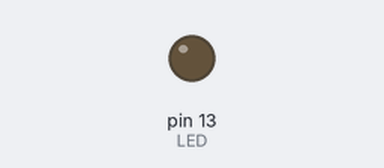
Recording of a sketch running on a simulated Arduino Uno, built with avr-gcc and run on an emulated ATmega328P. Shown: output pins drawn as LEDs (lit = HIGH). No radio packets arrive unless stated; pins used as bus, display or sensor lines are not drawn.

Above: at 1.6 s.
At 6.24 s:
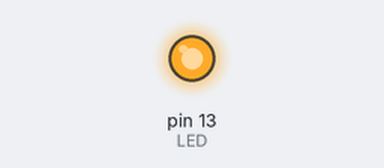
Timing chart, 0 to 7.2 s (numbered marks = the images above):
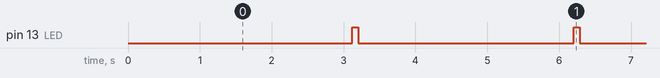

Measured:
- by itself, pin 13 (LED): alternates HIGH for 0.08 s and LOW for 3.0 s

The sketch:

Sat_Beacon.ino
```cpp
// Trav's Sat Beacon

#include <SPI.h>
#include <RH_RF95.h>

// for feather32u4
#define RFM95_CS 8
#define RFM95_RST 4
#define RFM95_INT 7
#define LED 13

// Change to 434.0 or other frequency, must match RX's freq!
#define RF95_FREQ 915.0

// Singleton instance of the radio driver
RH_RF95 rf95(RFM95_CS, RFM95_INT);

void setup()
{
  pinMode(RFM95_RST, OUTPUT);
  digitalWrite(RFM95_RST, HIGH);
  pinMode(LED, OUTPUT); //For turning on the LED
/*
//waits for the serial monitor to open to start initalisation
  Serial.begin(115200);
  while (!Serial) {
    delay(1);
  }
*/
  delay(100);
  Serial.println("Feather LoRa TX Test!");

  // manual reset
  digitalWrite(RFM95_RST, LOW);
  delay(10);
  digitalWrite(RFM95_RST, HIGH);
  delay(10);

  while (!rf95.init()) {
    Serial.println("LoRa radio init failed");
    Serial.println("Uncomment '#define SERIAL_DEBUG' in RH_RF95.cpp for detailed debug info");
    while (1);
  }
  Serial.println("LoRa radio init OK!");

  // Defaults after init are 434.0MHz, modulation GFSK_Rb250Fd250, +13dbM
  if (!rf95.setFrequency(RF95_FREQ)) {
    Serial.println("setFrequency failed");
    while (1);
  }
  Serial.print("Set Freq to: "); Serial.println(RF95_FREQ);

  // Defaults after init are 434.0MHz, 13dBm, Bw = 125 kHz, Cr = 4/5, Sf = 128chips/symbol, CRC on
  // you can set transmitter powers from 5 to 23 dBm:
  rf95.setTxPower(23, false);
}

int16_t packetnum = 0;  // packet counter, we increment per xmission

void loop()
{
  delay(3000); // Wait 1 second between transmits, could also 'sleep' here!
  Serial.println("Transmitting..."); // Send a message to rf95_server
  digitalWrite(13, HIGH); //turn on the LED

  char radiopacket[30] = "buzz satellite #      ";
  itoa(packetnum++, radiopacket+16, 10);
  Serial.print("Sending "); Serial.println(radiopacket);
  radiopacket[19] = 0;

  Serial.println("Sending...");
  delay(10);
  rf95.send((uint8_t *)radiopacket, 20);

  Serial.println("Waiting for packet to complete...");
  delay(10);
  rf95.waitPacketSent();
  // Now wait for a reply
  uint8_t buf[RH_RF95_MAX_MESSAGE_LEN];
  uint8_t len = sizeof(buf);
  digitalWrite(13, LOW);
/*
  Serial.println("Waiting for reply...");
  if (rf95.waitAvailableTimeout(2000))
  {
    // Should be a reply message for us now
    if (rf95.recv(buf, &len))
   {
      Serial.print("Got reply: ");
      Serial.println((char*)buf);
      Serial.print("RSSI: ");
      Serial.println(rf95.lastRssi(), DEC);
    }
    else
    {
      Serial.println("Receive failed");
    }
  }
  else
  {
    Serial.println("No reply, is there a listener around?");
  }
*/
}
```
